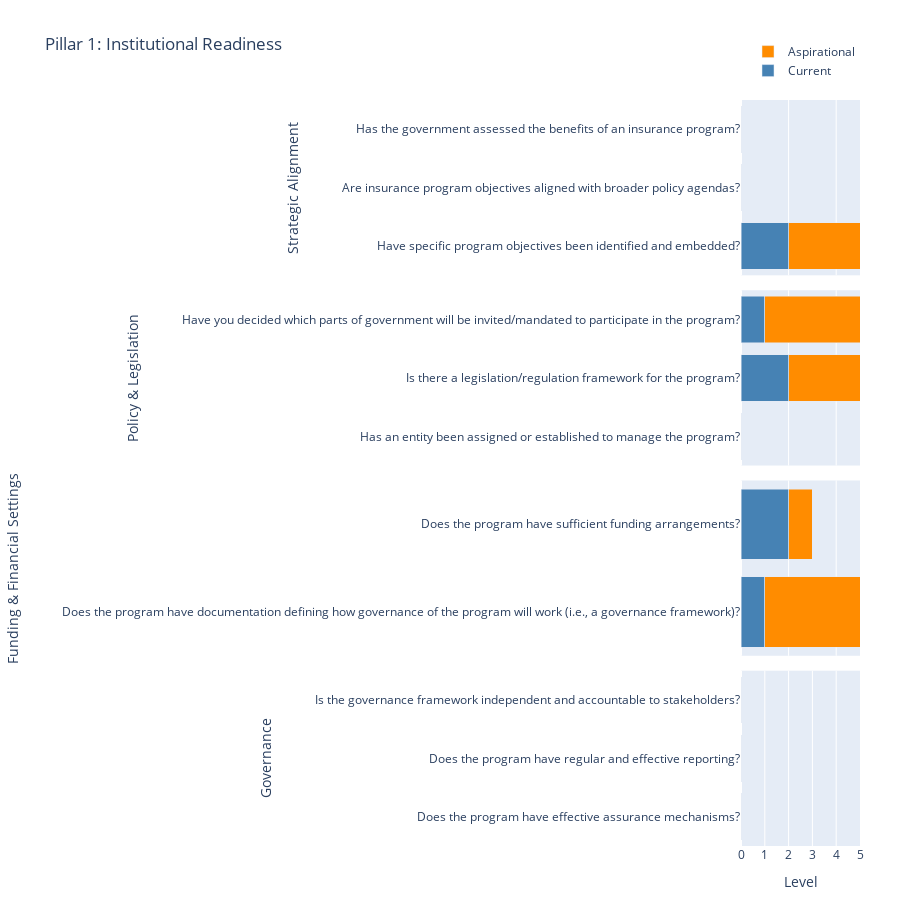

Write notebook code for a chart like this one.
### Code cell
import pandas as pd
import plotly.graph_objects as go
from plotly.subplots import make_subplots

# 1) Vos données
df = pd.DataFrame({
    "question": questions,
    "category": categories,
    "Current": current,
    "Aspirational": aspirational
})
cats = [
    "Strategic Alignment",
    "Policy & Legislation",
    "Funding & Financial Settings",
    "Governance"
]
colors = {"Current":"steelblue", "Aspirational":"darkorange"}

# 2) Créez vos subplots
fig = make_subplots(
    rows=4, cols=1,
    shared_xaxes=True,
    vertical_spacing=0.02,
    subplot_titles=[""]*4
)

# 3) Tracez les barres et mettez le titre Y=cat à chaque rangée
for i, cat in enumerate(cats, start=1):
    dfi = df[df.category==cat]
    # Barres empilées
    fig.add_trace(go.Bar(
        x=dfi["Current"], y=dfi["question"],
        orientation="h", marker_color=colors["Current"],
        name="Current" if i==1 else None,
        showlegend=(i==1)
    ), row=i, col=1)
    fig.add_trace(go.Bar(
        x=dfi["Aspirational"], y=dfi["question"],
        orientation="h", marker_color=colors["Aspirational"],
        name="Aspirational" if i==1 else None,
        showlegend=(i==1)
    ), row=i, col=1)

    # Inversion pour que la 1ʳᵉ question soit en haut
    fig.update_yaxes(
        categoryorder="array",
        categoryarray=dfi["question"][::-1],
        automargin=True,
        row=i, col=1
    )

    # Le seul “titre Y” qu’on utilise : le nom de la section
    fig.update_yaxes(
        title_text=cat,
        title_standoff=40,             # espace entre le texte et les labels
        title_font=dict(size=14),
        row=i, col=1
    )

# 4) Layout général
fig.update_layout(
    height=900,
    barmode="stack",
    title="Pillar 1: Institutional Readiness",
    margin=dict(l=220, r=40, t=100, b=40),
    legend=dict(orientation="h", yanchor="bottom", y=1.02, xanchor="right", x=1)
)
# On ne veut “Level” que sous le dernier subplot
for i in range(1,5):
    fig.update_xaxes(title_text="", row=i, col=1)
fig.update_xaxes(
    title_text="Level", tick0=0, dtick=1, range=[0,5],
    row=4, col=1
)

fig.show()

### Figure 1 — Plotly figure (JSON) as saved in the notebook; plotly's stock layout.template omitted (floating-point values rounded to 4 significant figures)
{"data": [{"marker": {"color": "steelblue"}, "name": "Current", "orientation": "h", "showlegend": true, "type": "bar", "x": [0, 0, 2], "xaxis": "x", "y": ["Has the government assessed the benefits of an insurance program?", "Are insurance program objectives aligned with broader policy agendas?", "Have specific program objectives been identified and embedded?"], "yaxis": "y"}, {"marker": {"color": "darkorange"}, "name": "Aspirational", "orientation": "h", "showlegend": true, "type": "bar", "x": [0, 0, 3], "xaxis": "x", "y": ["Has the government assessed the benefits of an insurance program?", "Are insurance program objectives aligned with broader policy agendas?", "Have specific program objectives been identified and embedded?"], "yaxis": "y"}, {"marker": {"color": "steelblue"}, "orientation": "h", "showlegend": false, "type": "bar", "x": [1, 2, 0], "xaxis": "x2", "y": ["Have you decided which parts of government will be invited/mandated to participate in the program?", "Is there a legislation/regulation framework for the program?", "Has an entity been assigned or established to manage the program?"], "yaxis": "y2"}, {"marker": {"color": "darkorange"}, "orientation": "h", "showlegend": false, "type": "bar", "x": [4, 3, 0], "xaxis": "x2", "y": ["Have you decided which parts of government will be invited/mandated to participate in the program?", "Is there a legislation/regulation framework for the program?", "Has an entity been assigned or established to manage the program?"], "yaxis": "y2"}, {"marker": {"color": "steelblue"}, "orientation": "h", "showlegend": false, "type": "bar", "x": [2, 1], "xaxis": "x3", "y": ["Does the program have sufficient funding arrangements?", "Does the program have documentation defining how governance of the program will work\n(i.e., a governance framework)?"], "yaxis": "y3"}, {"marker": {"color": "darkorange"}, "orientation": "h", "showlegend": false, "type": "bar", "x": [1, 4], "xaxis": "x3", "y": ["Does the program have sufficient funding arrangements?", "Does the program have documentation defining how governance of the program will work\n(i.e., a governance framework)?"], "yaxis": "y3"}, {"marker": {"color": "steelblue"}, "orientation": "h", "showlegend": false, "type": "bar", "x": [0, 0, 0], "xaxis": "x4", "y": ["Is the governance framework independent and accountable to stakeholders?", "Does the program have regular and effective reporting?", "Does the program have effective assurance mechanisms?"], "yaxis": "y4"}, {"marker": {"color": "darkorange"}, "orientation": "h", "showlegend": false, "type": "bar", "x": [0, 0, 0], "xaxis": "x4", "y": ["Is the governance framework independent and accountable to stakeholders?", "Does the program have regular and effective reporting?", "Does the program have effective assurance mechanisms?"], "yaxis": "y4"}], "layout": {"barmode": "stack", "height": 900, "legend": {"orientation": "h", "x": 1, "xanchor": "right", "y": 1.02, "yanchor": "bottom"}, "margin": {"b": 40, "l": 220, "r": 40, "t": 100}, "title": {"text": "Pillar 1: Institutional Readiness"}, "xaxis": {"anchor": "y", "domain": [0, 1], "matches": "x4", "showticklabels": false, "title": {"text": ""}}, "xaxis2": {"anchor": "y2", "domain": [0, 1], "matches": "x4", "showticklabels": false, "title": {"text": ""}}, "xaxis3": {"anchor": "y3", "domain": [0, 1], "matches": "x4", "showticklabels": false, "title": {"text": ""}}, "xaxis4": {"anchor": "y4", "domain": [0, 1], "dtick": 1, "range": [0, 5], "tick0": 0, "title": {"text": "Level"}}, "yaxis": {"anchor": "x", "automargin": true, "categoryarray": ["Have specific program objectives been identified and embedded?", "Are insurance program objectives aligned with broader policy agendas?", "Has the government assessed the benefits of an insurance program?"], "categoryorder": "array", "domain": [0.765, 1.0], "title": {"font": {"size": 14}, "standoff": 40, "text": "Strategic Alignment"}}, "yaxis2": {"anchor": "x2", "automargin": true, "categoryarray": ["Has an entity been assigned or established to manage the program?", "Is there a legislation/regulation framework for the program?", "Have you decided which parts of government will be invited/mandated to participate in the program?"], "categoryorder": "array", "domain": [0.51, 0.745], "title": {"font": {"size": 14}, "standoff": 40, "text": "Policy & Legislation"}}, "yaxis3": {"anchor": "x3", "automargin": true, "categoryarray": ["Does the program have documentation defining how governance of the program will work\n(i.e., a governance framework)?", "Does the program have sufficient funding arrangements?"], "categoryorder": "array", "domain": [0.255, 0.49], "title": {"font": {"size": 14}, "standoff": 40, "text": "Funding & Financial Settings"}}, "yaxis4": {"anchor": "x4", "automargin": true, "categoryarray": ["Does the program have effective assurance mechanisms?", "Does the program have regular and effective reporting?", "Is the governance framework independent and accountable to stakeholders?"], "categoryorder": "array", "domain": [0, 0.235], "title": {"font": {"size": 14}, "standoff": 40, "text": "Governance"}}}}
